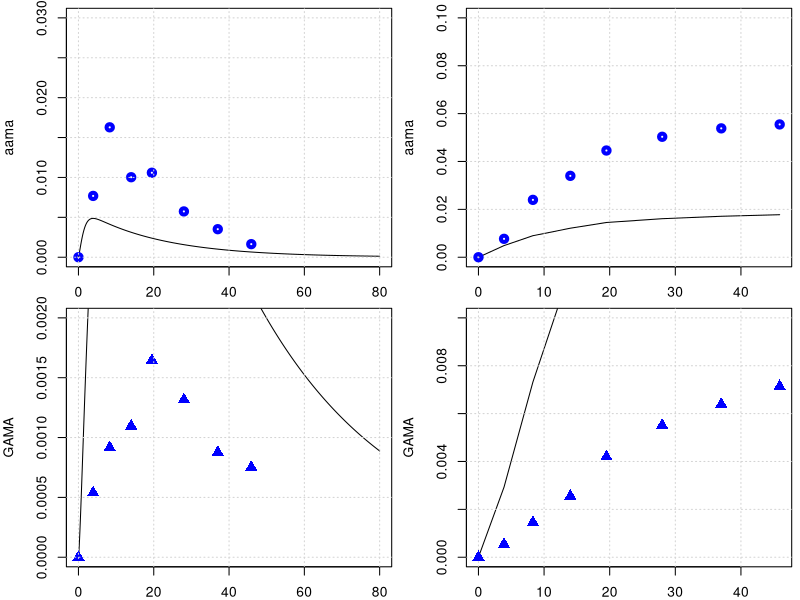

Write the R code that produced this figure.
library(deSolve)
library(minpack.lm)

graphics.off()

#body weight in kg
BW = 70 
# fractions of BW
##https://journals.sagepub.com/doi/pdf/10.1177/ANIB_32_3-4
F_B = 0.079 
F_B_AB = 0.35 #fraction: arterial blood of blood volume
F_B_VB = 0.65 #fraction: venous blood of blood volume
F_Li = 0.026
F_Ki = 0.0044
F_T = 1-(F_B+F_Li+F_Ki)
#organ volumes in L
V_AB <- BW*F_B*F_B_AB 
V_VB <- BW*F_B*F_B_VB 
V_T <- BW*F_T
V_Ki <- BW*F_Ki
V_Li <- BW*F_Li
#cardiac output in L/(kg*h)
##https://journals.sagepub.com/doi/pdf/10.1177/ANIB_32_3-4
QCC = 16        #12.5 # maybe 14 or 6.5 check?
Q_C = QCC*BW^0.75
#FQ_P = 2.5/100 Trine: We don't have a lung compartment in this model
FQ_Li = 0.19
FQ_Ki = 0.255 #total - there is also an aterial flow rate 
FQ_T = 1 -( FQ_Li + FQ_Ki) # +FQ_P) Trine: We don't have a lung compartment in this model
Q_Li <- Q_C*FQ_Li
Q_Ki <- Q_C*FQ_Ki
Q_T <- Q_C*FQ_T

# partition coefficient
pAA_TB = 0.2
pAA_KiB = 0.2
pAA_LiB = 1.5

pGA_TB = 0.97
pGA_LiB = 0.9
pGA_KiB = .3

#reaction rate constants 
k_AAuptake = 1 #1/h

k_onAA_T = 0.28 #1/h
k_onAA_B = 0.36 #1/h
k_onAA_Li = 0.71 #1/h
k_onAA_Ki = 0.83 #1/h

k_syn_GSH = 0.25 #mmol/h 
k_cl_GSH = 0.35 #1/h
k_onAA_GSH = 0.55 #L/(mmol h)
k_onGA_GSH = 0.8 #L/(mmol h)

k_onGA_T = 0.089 #1/h
k_onGA_B = 0.108 #1/h
k_onGA_Ki = k_onAA_T/2 #1/h
k_onGA_Li = 0.215 #1/h

k_exc_AAMA = 0.049      # 0.049 #1/h or 0.13 # this will change the shape
k_exc_GAMA = 0.027     # 0.077 #1/h  # or 0.027
k_exc_GAOH = 0.077     # 1/h
k_exc_GA <- 1.48       # 1/h Q_Ki*0.025
k_exc_AA <- 2

PL1 = 1.7     # !$'liver/blood partition AA'
PL2 = 0.9    # !$'liver/blood partition GA'

MW_aa = 71   # mg/mmol
MW_ga = 87   # mg/mmol

MW_GSH = 307.32 # mg/mmol

VMAXGC1 = 1   #!Vmax for GSH-AA conjugation mg/hr-kg^0.7
VMAXG1 = VMAXGC1/MW_aa*BW**0.7    # !$'Liver AA-GSH rate'

# Maximum velocity for enzymatic reaction 
V_max_p450 = 9 /MW_aa*BW^0.7  # 0.235 mg/h (Tien: AA to GA mmol/hr)
V_max_EH = 20 /MW_ga*BW^0.7  
KM_p450 = 10.0
KM_EH = 100.0
# maximum rate of GA and AA conjugation with GSH (mg/(h BW^0.7))
Vmax_GA_GSH <- 20*BW^0.7 # from the Sweeny  fitted   mg/h
Vmax_AA_GSH <- 22*BW^0.7 # from the Sweeny  fitted   mg/h

k_0_GSH = 7

AGSH0 = k_0_GSH * V_Li * MW_GSH

KMG1 = 100  #!Km with respect to AA for GSH conjugation mg/L (from Sweeny code) Trine: This should be mg. Delete the term MW_aa
KMGG = 0.1/MW_GSH        # !KM with respect to GSH for AA or GA conjugation with GSH mmol/L. Trine: should be mg/L
KMG2 = 100  #!Km with respect to GA for GSH conjugation mM. Trine: This should be mg. Delete the term MW_aa


KPT_Li = 0.015    # !'protein turnover rate in liver'
KPT_Ki = 0.013    #  !'protein turnover rate in kidney'
KPTR = 0.013      # !'protein turnover rate in rpt'
KPTS = 0.0039     # !'protein turnover rate in spt'
KPTRB = 0.0039    # !'protein turnover rate in rbc'
KPTPL = 0.0039    # !'protein turnover rate in plasma'
# +++++++++++++++++++++++++++++++++++++++++++++++++++++++++++++++++
# create list of parameter
# +++++++++++++++++++++++++++++++++++++++++++++++++++++++++++++++++
params <- unlist(c(data.frame(pAA_TB, pAA_LiB, pAA_KiB,
                              pGA_TB, pGA_LiB, pGA_KiB,
                              k_onAA_T, k_onAA_B, k_onAA_Li, k_onAA_GSH, k_onAA_Ki,
                              k_onGA_T, k_onGA_B, k_onGA_Li, k_onGA_Ki, k_exc_GA,
                              k_onGA_GSH, k_exc_AAMA, k_exc_GAMA, k_exc_GAOH,
                              k_cl_GSH, V_max_p450, KM_p450, V_max_EH, KM_EH,
                              k_AAuptake)
))
yini <- c(m_AA_AB = 0.0, m_GA_AB = 0.0, 
          a_pb_AA_B = 0 ,
          m_AA_VB = 0.0, m_GA_VB = 0.0,
          m_AA_Ki = 0.0, m_GA_Ki = 0.0, m_AA_dose = 0 ,
          m_AA_Li = 0.0, m_AAMA = 0.0,  #m_AAMA_urinary = 0.0,
          m_GA_Li = 0.0,
          a_pb_GA_Li   = 0.0,
          m_GAMA  = 0.0,
          #m_GAMA_urinary = 0.0, 
          m_GSH_Li = k_0_GSH * V_Li * MW_GSH, 
          m_AA_T = 0.0, m_GA_T = 0.0,
          m_GAOH = 0.0, 
          m_AA_out = 0.0,
          m_AA_accum = 0.0,
          m_AA_free = 0.0,
          m_AA_in = 0.0,
          m_GA_out = 0.0,
          m_GA_accum = 0.0,
          m_GA_free = 0.0,
          m_GA_in = 0.0,
          a_pb_AA_Ki = 0,
          a_pb_AA_Li = 0,
          a_pb_GA_Ki = 0
)
# ++++++++++++++++++++++++++++++++++++++++++++++++++++++++++++++++++
# PBPK model for Acrylamide 
# ++++++++++++++++++++++++++++++++++++++++++++++++++++++++++++++++++
PBPKmodelAA <- function(t,state,parameter){
  with(as.list(c(t,state,parameter)), {
    ########################################################################################  
    #----#---#  Model for aa  #---#---#
    # concentrations blood in the organs in mg/L
    c_AA_AB <- m_AA_AB/V_AB   
    c_AA_VB <- m_AA_VB/V_VB
    c_AA_T <- m_AA_T/V_T
    c_AA_Li <- m_AA_Li/V_Li*PL1 #Trine: Should we multiply with PL1 as we do for GA
    c_AA_Ki <- m_AA_Ki/V_Ki
    
    c_GSH_Li <- m_GSH_Li/V_Li
    
    # Blood
    #-----------------------------
    # units checked -> mg/h   
    dm_AA_AB <- Q_C*(c_AA_VB - c_AA_AB) -k_onAA_B*m_AA_AB
    # units checked -> mg/h   
    dm_AA_VB <- Q_T*(c_AA_T/pAA_TB) +Q_Li*(c_AA_Li/pAA_LiB) +Q_Ki*(c_AA_Ki/pAA_KiB) - Q_C*c_AA_VB -k_onAA_B*m_AA_VB
    
    # Trine: I added this. Can we make an overall turnover rate in blood? Is this correct? 
    da_pb_AA_B <- k_onAA_B*m_AA_AB + k_onAA_B*m_AA_VB - a_pb_AA_B*KPTRB
    
    # Kidney
    #---------------------------------
    # units checked -> mg/h   
    dm_AA_Ki <- Q_Ki*c_AA_AB -Q_Ki*(c_AA_Ki/pAA_KiB) -k_onAA_Ki*m_AA_Ki 
    
    # protein tunr over AA in Kidney
    da_pb_AA_Ki <- k_onAA_Ki*m_AA_Ki - a_pb_AA_Ki*KPT_Ki
    
    
    # Liver
    #--------------------------------
    # units checked -> mg/h   
    dm_AA_dose <- -k_AAuptake*m_AA_dose
    

    # units checked -> mg/h
    dm_GSH_Li <- k_0_GSH * V_Li * MW_GSH - k_cl_GSH*m_GSH_Li 
    
    # unit chekced mg/h 
    metAA_GSH <- Vmax_AA_GSH * c_AA_Li * c_GSH_Li / ((KMG1 + c_AA_Li) * (KMGG + c_GSH_Li))
    
    metAA_P450 <- V_max_p450 * MW_aa*c_AA_Li/ (KM_p450+c_AA_Li)
    
    # units checked -> mg/h  
    dm_AA_Li <- Q_Li*(c_AA_AB - c_AA_Li/pAA_LiB) + k_AAuptake*m_AA_dose - k_onAA_Li*m_AA_Li  - metAA_P450 - metAA_GSH 
    
    # protein tunr over AA in Liver
    da_pb_AA_Li <- k_onAA_Li*m_AA_Li - a_pb_AA_Li * KPT_Li
    
    # Tissue
    #--------------------------------------------------------------
    # units checked -> mg/h   
    dm_AA_T <- Q_T*(c_AA_AB - c_AA_T/pAA_TB) -k_onAA_T*m_AA_T
    
    # Urine
    #-------------------------------------------------------------
    # units checked -> mg/h   
    dm_AAMA <- metAA_GSH  - m_AAMA*k_exc_AAMA # Maria: The first term should be deleted
    
    dm_AA_out <- metAA_P450 + metAA_GSH
    dm_AA_in <- k_AAuptake*m_AA_dose
    dm_AA_accum <- k_onAA_B*m_AA_AB +k_onAA_B*m_AA_VB +k_onAA_T*m_AA_T +k_onAA_Li*m_AA_Li +k_onAA_Ki*m_AA_Ki
    dm_AA_free <- dm_AA_AB + dm_AA_VB +dm_AA_T +dm_AA_Li +dm_AA_Ki
    ########################################################################################  
    ########################################################################################    
    #----#---#  Model for Ga  #---#---#    
    #concentrations blood in the organs in mg/L
    c_GA_AB <- m_GA_AB/V_AB ;   c_GA_VB <- m_GA_VB/V_VB
    c_GA_T <- m_GA_T/V_T
    c_GA_Li <- m_GA_Li/(V_Li*PL2)
    c_GA_Ki <- m_GA_Ki/V_Ki
    
    # Blood
    #-----------------------------
    # units checked -> mg/h   
    dm_GA_AB <- Q_C*(c_GA_VB - c_GA_AB) -k_onGA_B*m_GA_AB
    # units checked -> mg/h   
    dm_GA_VB <- Q_T*(c_GA_T/pGA_TB) +Q_Li*(c_GA_Li/pGA_LiB) +Q_Ki*(c_GA_Ki/pGA_KiB) - Q_C*c_GA_VB -k_onGA_B*m_GA_VB
    # units checked -> mg/h   
    
    # Kidney
    #---------------------------------
    dm_GA_Ki <- Q_Ki*c_GA_AB -Q_Ki*(c_GA_Ki/pGA_KiB) -k_onGA_Ki*m_GA_Ki 
    
    # protein tunr over AA in Kidney
    da_pb_GA_Ki <- k_onGA_Ki*m_GA_Ki - a_pb_GA_Ki*KPT_Ki
    
    
    # Liver
    #--------------------------------
    # units checked -> mg/h
    metGA_GSH <- Vmax_GA_GSH * c_GSH_Li *c_GA_Li / (c_GA_Li + KMG2)/(c_GSH_Li + KMGG)
    metGA_EH <- V_max_EH *MW_ga *c_GA_Li / (KM_EH + c_GA_Li)
    # units checked -> mg/h 
    dm_GA_Li <- Q_Li*(c_GA_AB - c_GA_Li/pGA_LiB) - k_onGA_Li*m_GA_Li + metAA_P450 - metGA_GSH -metGA_EH 
    
    # protein tunr over GA in Liver
    da_pb_GA_Li = k_onGA_Li*m_GA_Li - a_pb_GA_Li*KPT_Li 
    
    # units checked -> mg/h, 
    dm_GAMA <-  metGA_GSH  -m_GAMA*k_exc_GAMA
    
    dm_GAOH <- metGA_EH -m_GAOH*k_exc_GAMA
    
    # Tissue
    #-----------------------------------------------------
    dm_GA_T <- Q_T*(c_GA_AB - c_GA_T/pGA_TB) -k_onGA_T*m_GA_T
    
    
    
    dm_GA_out <- metGA_GSH + metGA_EH 
    dm_GA_in <- metAA_P450
    dm_GA_accum <- k_onGA_B*m_GA_AB +k_onGA_B*m_GA_VB +k_onGA_T*m_GA_T +k_onGA_Li*m_GA_Li +k_onGA_Ki*m_GA_Ki
    dm_GA_free <- dm_GA_AB + dm_GA_VB +dm_GA_T +dm_GA_Li +dm_GA_Ki 
    
    
    return(list(c(dm_AA_AB,  dm_GA_AB,
                  da_pb_AA_B,
                  dm_AA_VB,    dm_GA_VB,
                  dm_AA_Ki,  dm_GA_Ki,  dm_AA_dose,
                  dm_AA_Li,
                  dm_AAMA,   
                  dm_GA_Li, da_pb_GA_Li, dm_GAMA,
                  dm_GSH_Li, dm_AA_T,   dm_GA_T,
                  dm_GAOH,
                  dm_AA_in,
                  dm_AA_out,
                  dm_AA_accum,
                  dm_AA_free,
                  dm_GA_out,
                  dm_GA_accum,
                  dm_GA_free,
                  dm_GA_in,
                  da_pb_AA_Ki,
                  da_pb_AA_Li,
                  da_pb_GA_Ki
    )))
  })
}
PBPKmodelAA <- compiler::cmpfun(PBPKmodelAA)



################################################################
# manual readout from Kopp and Dekant 2009
################################################################
times <- seq(from = 0, to = 80, by = 0.1)
diet <- data.frame(var = "m_AA_dose", method = "add",
                   time = c(0.0),  value = 0.5 *BW /1000 )  # dose of 0.05 microg/kg bw
out <- ode(y = yini, times = times, func = PBPKmodelAA, parms = params, events = list(data = diet))
yobs_urine <- data.frame(
  time = c(0.0, 3.9, 8.3, 14, 19.5, 28, 37, 45.9),
  AAMA = c(0.0/1000000, 32.8/1000000, 69.5/1000000, 42.8/1000000, 45.2/1000000, 24.5/1000000, 15/1000000, 7/1000000)*234.28, #https://pubchem.ncbi.nlm.nih.gov/compound/N-Acetyl-S-_2-carbamoylethyl_-L-cysteine
  GAMA = c(0.0, 2.15*1e-6, 3.66*1e-6, 4.38*1e-6, 6.57*1e-6, 5.26*1e-6, 3.50*1e-6, 3.0*1e-6)*250.27
)


# plot for AAMA in urinary
par(mfrow=c(2,2),mar=c(2,4,.5,.5))
plot(out[,'time'], out[,'m_AAMA']   ,type = 'l',xlab = 'time', ylab = 'aama', ylim = c(0,.03) )
points(yobs_urine$time, yobs_urine$AAMA , col="blue", lwd = 4) ; grid()
time_points_measure_unrine = c(1, 40, 84, 141, 196, 280 , 371, 460)
tamtam = out[,'m_AAMA'][time_points_measure_unrine ]
plot(yobs_urine$time, cumsum( tamtam ),type = 'l', ylab = 'aama', ylim = c(0,.1), xlab = 'time' ); grid()
points(yobs_urine$time, cumsum(yobs_urine$AAMA) , col="blue", lwd = 4)

# plot for GAMA 
plot(out[,'time'], out[,'m_GAMA']  ,type = 'l',xlab = '', ylab = 'GAMA', ylim = c(0,.002) )
points(yobs_urine$time, yobs_urine$GAMA , col="blue", cex = 1.5, pch = 17); grid()
time_points_measure_unrine = c(1, 40, 84, 141, 196, 280 , 371, 460)
tamtam = out[,'m_GAMA'][time_points_measure_unrine ]
plot(yobs_urine$time, cumsum( tamtam ),type = 'l',xlab = '', ylab = 'GAMA', ylim = c(0,.01) ); grid()
points(yobs_urine$time, cumsum(yobs_urine$GAMA) , col="blue",cex = 1.5, pch = 17)


##################################################################################
#### Check mass balance
#################################################################################

Qbal = Q_C - Q_T - Q_Ki - Q_Li 
